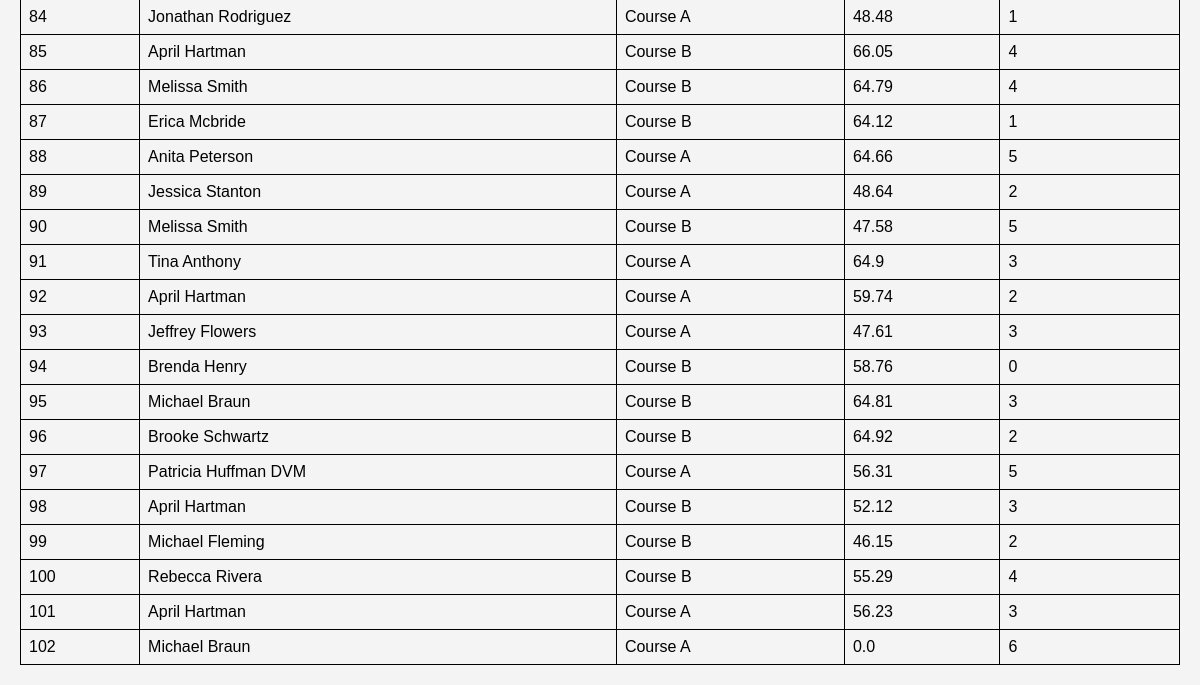
/runs (lower part), run on an earlier commit of the app's database.
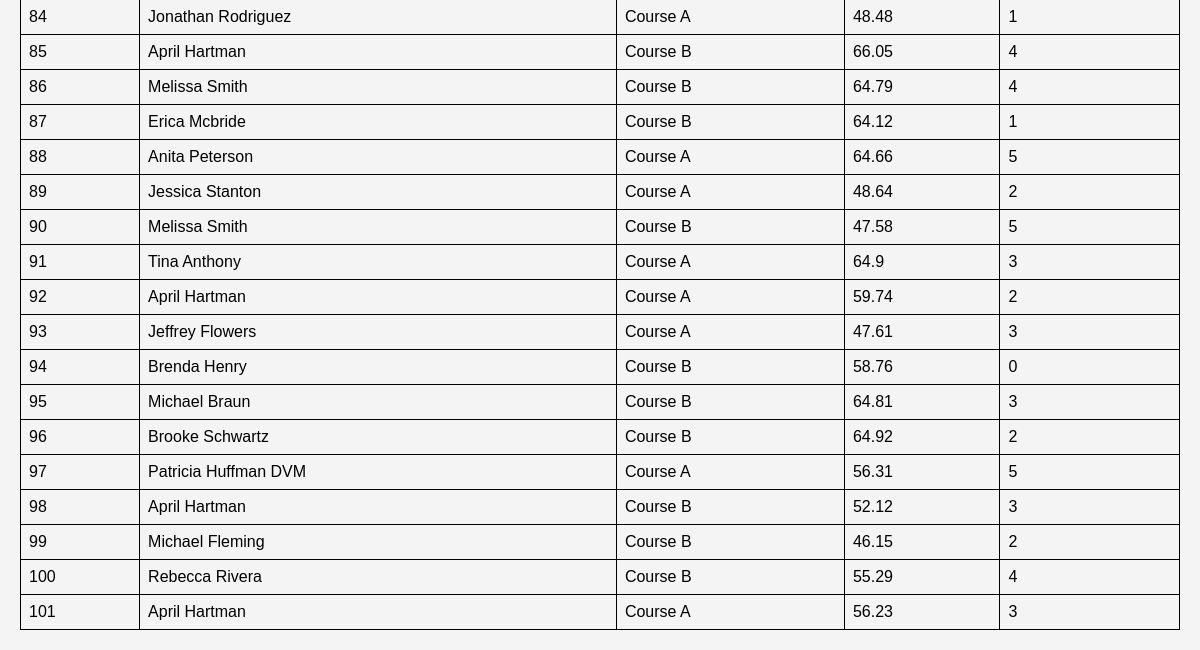
And on a later commit of the database.
### tables this page shows
CREATE TABLE runs (

    id INTEGER PRIMARY KEY,

    driver_id INTEGER,

    course_id INTEGER,

    run_time REAL,

    cones INTEGER,

    FOREIGN KEY(driver_id)
        REFERENCES drivers(id),

    FOREIGN KEY(course_id)
        REFERENCES courses(id)

);

CREATE TABLE drivers (

    id INTEGER PRIMARY KEY,

    name TEXT NOT NULL,

    license_type TEXT NOT NULL

);

CREATE TABLE courses (

    id INTEGER PRIMARY KEY,

    course_name TEXT NOT NULL

);

### app.py (the view)
@app.route("/runs")
def runs():
    conn = sqlite3.connect(
        DB_PATH
    )
    cursor = conn.cursor()
    cursor.execute(
        """

        SELECT

        runs.id,

        drivers.name,

        courses.course_name,

        runs.run_time,

        runs.cones

        FROM runs

        JOIN drivers

        ON runs.driver_id = drivers.id

        JOIN courses

        ON runs.course_id = courses.id



        """
    )
    rows = cursor.fetchall()
    conn.close()
    return render_template(
        "runs.html",
        runs=rows
    )

### templates/runs.html (shortened to what this page needs)
{% extends "base.html" %}
{% block content %}
<table>
{% for run in runs %}
<tr>
<td>{{ run[0] }}</td>
<td>{{ run[1] }}</td>
<td>{{ run[2] }}</td>
<td>{{ run[3] }}</td>
<td>{{ run[4] }}</td>
</tr>
{% endfor %}
</table>
{% endblock %}

What changed in the data, as far as the page shows it:
removed runs: id "102", name "Michael Braun", course_name "Course A", run_time "0.0", cones "6"
